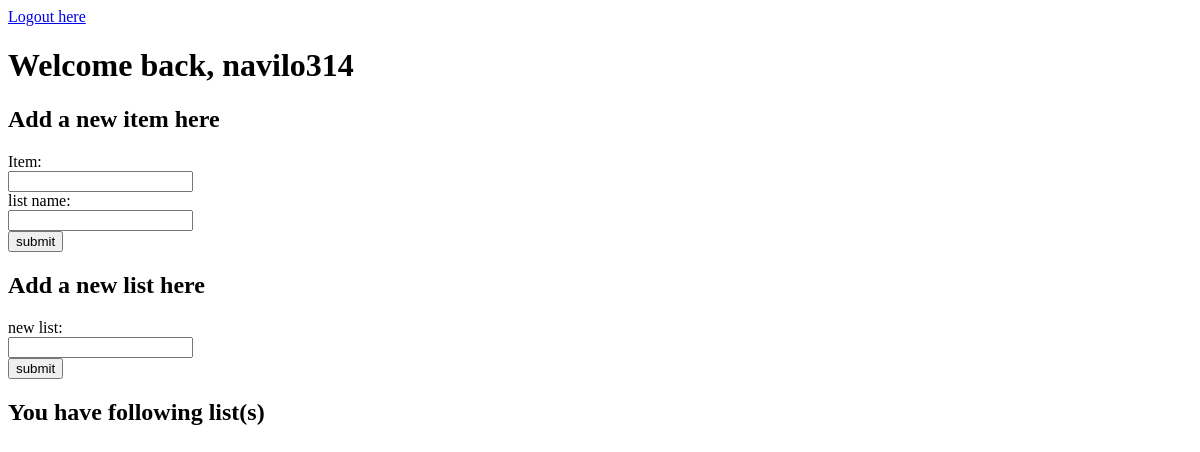
/userList (signed in), run on an earlier commit of the app's database.
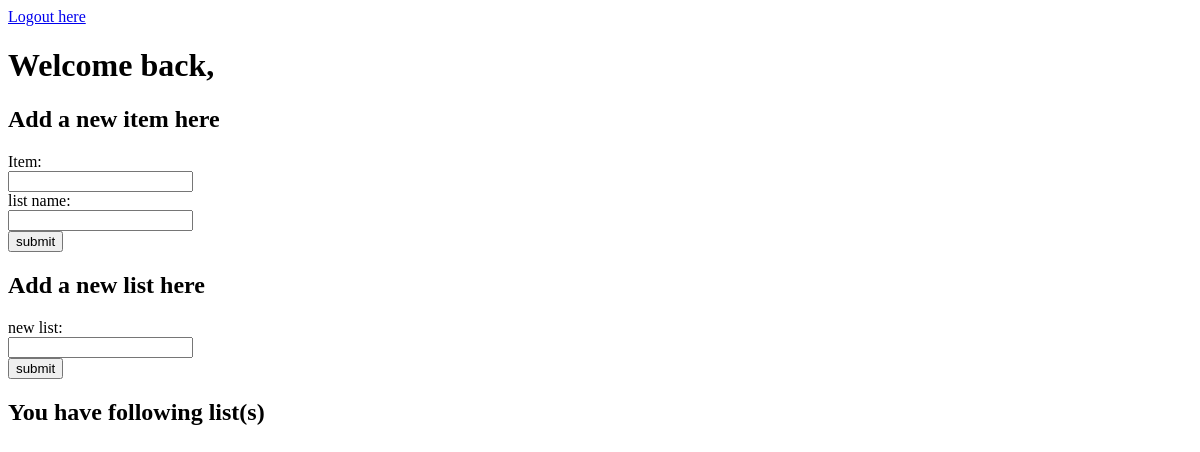
And on a later commit of the database.
### newlab3.py (models this page shows, shortened)
class User(db.Model): #class user(class)
    __tablename__="users"
    id = db.Column(db.Integer, primary_key=True)
    username = db.Column(db.String(20))
    password= db.Column(db.String(500))

### newlab3.py (the view)
@app.route("/userList",methods=["POST","GET"])
def userList():
    if not session["logged_in"]:
        return redirect(url_for("login"))
    username=session["username"]
    if request.method=="POST":#sending data from web to BE
        newItem=request.form["item"]
        listName=request.form["list name"]
        newList=request.form["newListName"]
        if newItem!="" and listName!="":
            DBM.addNewUserItem(username,newItem,listName)
        if newList!="":
            DBM.addNewListItem(username,newList)
        return redirect(url_for("userList"))
    else:#render the page
        id=getUserIDOf(username)
        UserLists=getListofUserByUserID(id)#List of listObject
        itemsDict=DBM.getItemsOfUser(username)#dictionary
        return render_template("userListItems.html",username=username,userLists=UserLists,itemsDict=itemsDict)

### newlab3.py (called while the page is built, shortened)
def getUserIDOf(username):
    targetUser=User.query.filter_by(username=username).first()
    id=targetUser.id
    print(f"id of {username} is {id}")
    return id

def getListofUserByUserID(userID):
    targetList=List.query.filter_by(user_id=userID).all()
    return targetList

    def getUserIDOf(self,username):
        targetUser=User.query.filter_by(username=username).first()
        id=targetUser.id
        print(f"id of {username} is {id}")
        return id

    def getListofUserByUserID(self,userID):
        targetList=List.query.filter_by(user_id=userID).all()
        return targetList

    def getItemsOfUser(self,username):#return list of objs with type(ListItem)
        uid=self.getUserIDOf(username)
        items={}#dictionary
        listsNames=[]#["Shopping","Homework"]
        listsId=[]
        ListsBelongsToUser=self.getListofUserByUserID(uid)#[<list1>,<list2>]
        for l in ListsBelongsToUser:
            items[l.name]=[]
            listsNames.append(l.name)
            listsId.append(l.id)
        print(f"listsNames:{listsNames}")
        print(f"listsId:{listsId}")
        return items

### templates/userListItems.html (shortened to what this page needs)
{% extends "base.html" %}
  {%block content%}
  <a href= "{{url_for('logout')}}" >Logout here</a>
    <h1> Welcome back, {{username}} </h1>
    <form action="#" method="post">
        <h2> Add a new item here </h2>
        <label>Item:</label><br>
        <input type="txt" name="item"><br>
        <label>list name:</label><br>
        <input type="txt" name="list name"><br>
        <input type='submit' value='submit'><br>
        <h2> Add a new list here </h2>
        <label>new list:</label><br>
        <input type="txt" name="newListName"><br>
        <input type='submit' value='submit'><br>
    </form>
    <h2> You have following list(s) </h3>
  {%endblock%}

What changed in the data, as far as the page shows it:
no longer on this page (row edited): User: username "navilo314"
